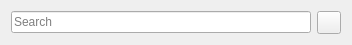
<?xml version="1.0" encoding="UTF-8"?>
<ui version="4.0">
 <class>Form</class>
 <widget class="QWidget" name="Form">
  <property name="geometry">
   <rect>
    <x>0</x>
    <y>0</y>
    <width>347</width>
    <height>40</height>
   </rect>
  </property>
  <property name="windowTitle">
   <string>Form</string>
  </property>
  <layout class="QHBoxLayout" name="horizontalLayout">
   <item>
    <widget class="QLineEdit" name="leSearch">
     <property name="sizePolicy">
      <sizepolicy hsizetype="Fixed" vsizetype="Fixed">
       <horstretch>0</horstretch>
       <verstretch>0</verstretch>
      </sizepolicy>
     </property>
     <property name="minimumSize">
      <size>
       <width>300</width>
       <height>0</height>
      </size>
     </property>
     <property name="maximumSize">
      <size>
       <width>16777215</width>
       <height>16777215</height>
      </size>
     </property>
     <property name="baseSize">
      <size>
       <width>0</width>
       <height>0</height>
      </size>
     </property>
     <property name="placeholderText">
      <string>Search</string>
     </property>
     <property name="clearButtonEnabled">
      <bool>true</bool>
     </property>
    </widget>
   </item>
   <item>
    <widget class="QToolButton" name="btSearch">
     <property name="text">
      <string/>
     </property>
     <property name="icon">
      <iconset resource="../ui.qrc">
       <normaloff>:/icons/images/system-search.svg</normaloff>:/icons/images/system-search.svg</iconset>
     </property>
     <property name="popupMode">
      <enum>QToolButton::InstantPopup</enum>
     </property>
    </widget>
   </item>
  </layout>
 </widget>
 <resources>
  <include location="../ui.qrc"/>
 </resources>
 <connections/>
</ui>
